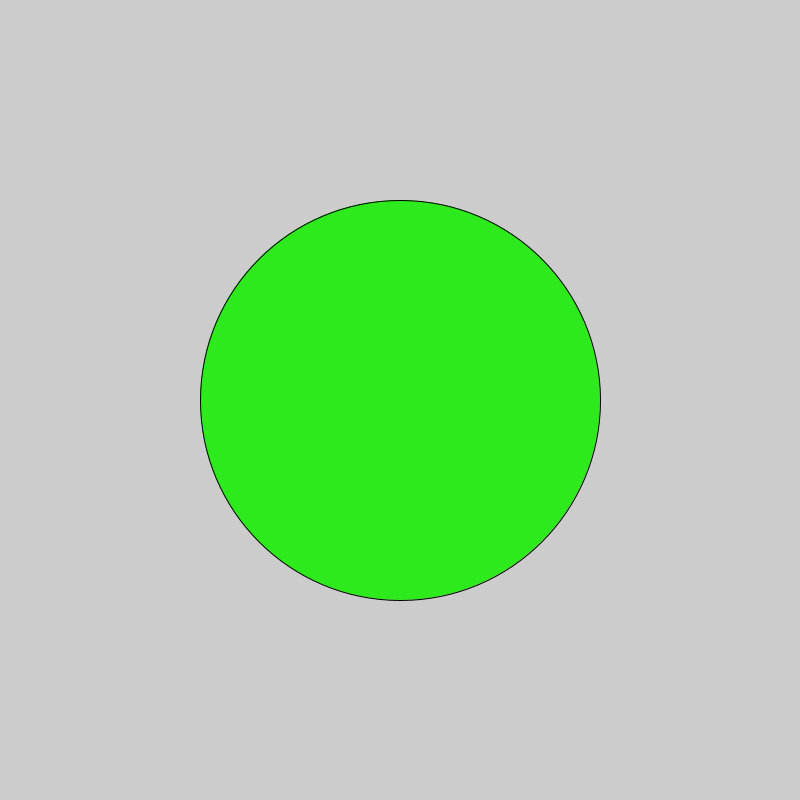
Frame 1 (no input)
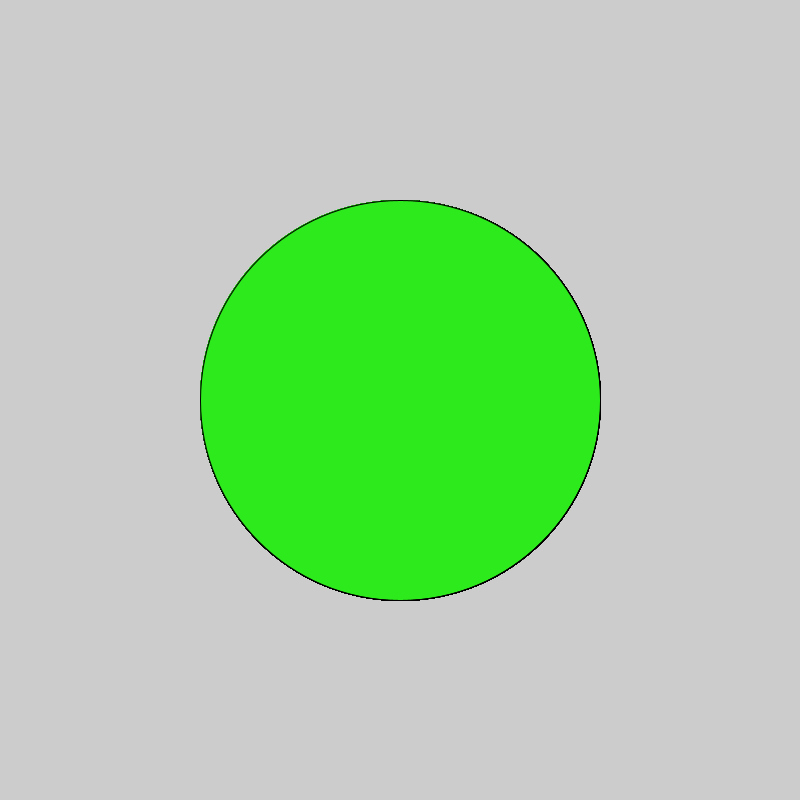
Frame 60 (the mouse pressed at the canvas centre just before this capture)
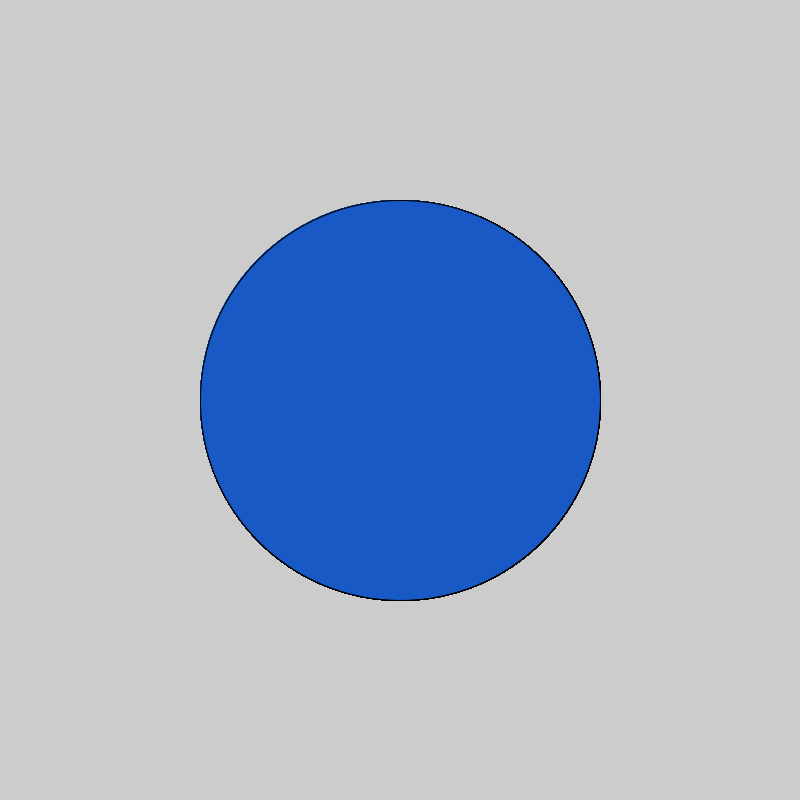
Frame 120 (the mouse held since frame 60 and released just before this capture)

The Processing sketch that drew these frames (run headless with seeded random() and noise(); from frame 60 on, the mouse is pressed at the canvas centre):

// Processing sketch: LogicalDot
// ── LogicalDot.pde
void setup(){
size(800,800);
}
void draw(){
if(mousePressed){
fill(400,400);
fill(#1859C6);
}
else{
fill(#2CEA1C);
}
ellipse(400,400,400,400);
}
